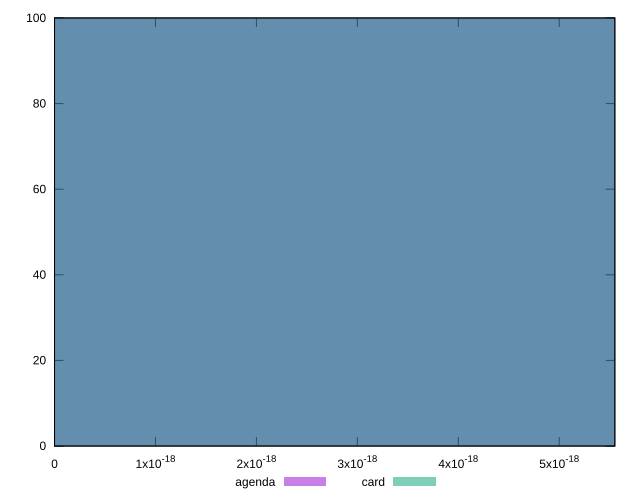

The script that saved this image:
reset

$agenda <<EOF
0 100
EOF

$card <<EOF
0 100
EOF

set key outside below
set boxwidth 0.1
set xrange [0:5.551115123125783e-18]
set yrange [0:100]
set trange [0:100]
set style fill transparent solid 0.5 noborder
set terminal svg size 640, 500 enhanced background rgb 'white'
set output "reports/report_00031_2021-02-24T23-18-18.084Z/meta/score-difference/comparison/histogram/1_vs_2.svg"

plot $agenda title "agenda" with boxes, \
     $card title "card" with boxes

reset
